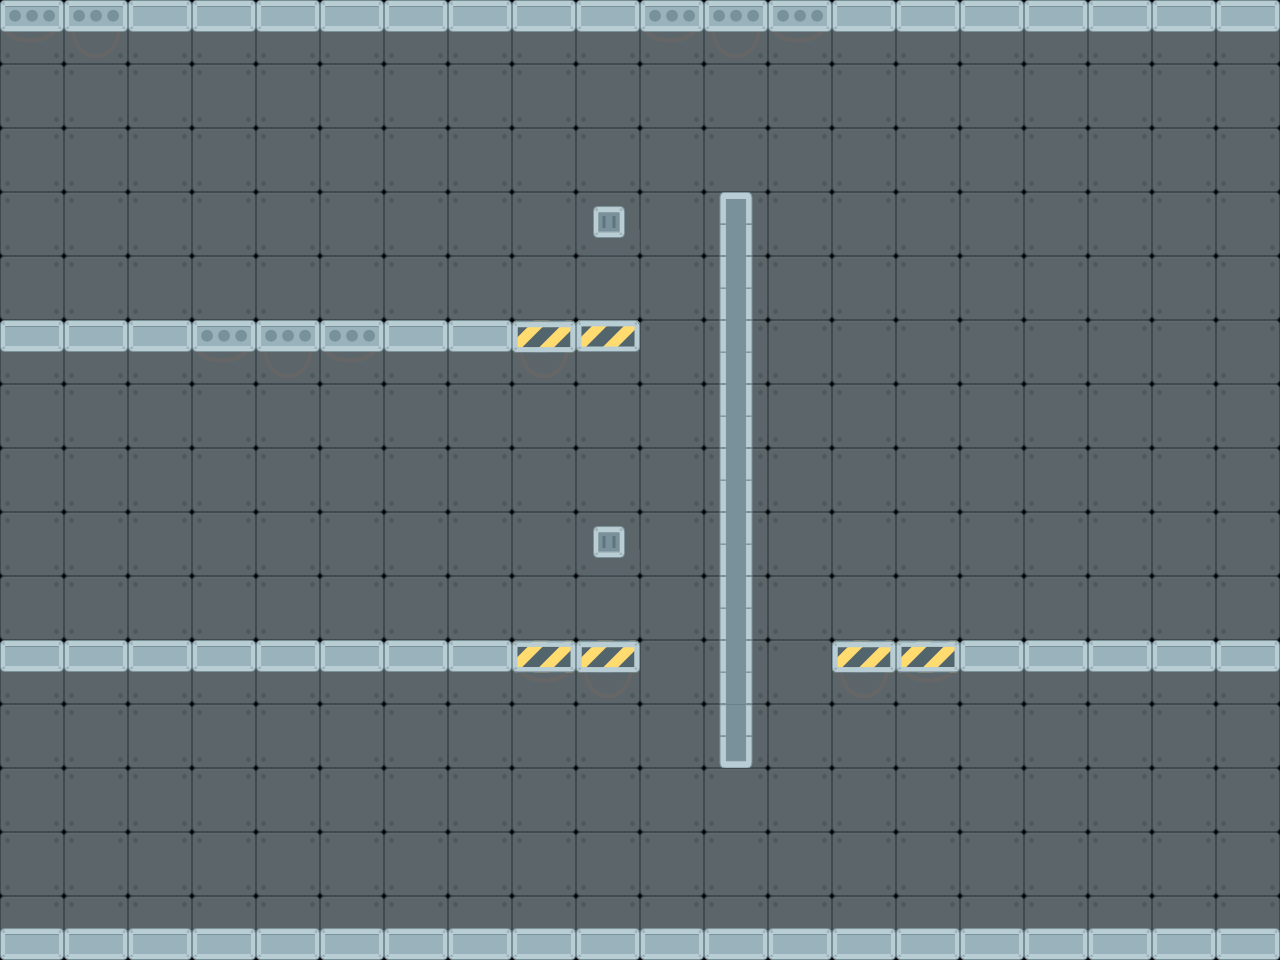

A 2D game scene composited from a Tiled map and its tileset images. What follows is a short description and the map's XML, with each tile layer's data collapsed to a summary:
An orthogonal 20x15 tile map with 64x64 px tiles, 5 tile layers (background, background2, floor, env, ...) and 20 objects.

<map version="1.0" orientation="orthogonal" renderorder="right-down" width="20" height="15" tilewidth="64" tileheight="64" nextobjectid="28">
 <tileset firstgid="1" name="tiles" tilewidth="64" tileheight="64">
  <image source="../tiles.png" width="1024" height="256" />
 </tileset>
 <layer name="background" width="20" height="15" opacity="0.5">
  <data>[300 cells, 300 non-empty, 1 distinct tile ids]</data>
 </layer>
 <layer name="background2" width="20" height="15">
  <data>[300 cells, 0 non-empty, 0 distinct tile ids]</data>
 </layer>
 <layer name="floor" width="20" height="15">
  <data>[300 cells, 66 non-empty, 6 distinct tile ids]</data>
 </layer>
 <objectgroup name="obstacles">
  <object id="1" x="0" y="932" width="1280" height="32" />
  <object id="2" x="0" y="320" width="638" height="32" />
  <object id="11" x="834" y="640" width="444" height="32" />
  <object id="12" x="0" y="640" width="638" height="32" />
 </objectgroup>
 <objectgroup name="fans">
  <object id="5" x="256" y="126" width="64" height="64" />
  <object id="7" x="446" y="128" width="64" height="64" />
  <object id="18" x="894" y="446" width="64" height="64" />
  <object id="19" x="1084" y="448" width="64" height="64" />
 </objectgroup>
 <objectgroup name="player" visible="0">
  <object id="4" x="126" y="126" width="64" height="64" />
 </objectgroup>
 <layer name="env" width="20" height="15">
  <data>[300 cells, 2 non-empty, 1 distinct tile ids]</data>
 </layer>
 <objectgroup name="triggers">
  <object id="9" x="532" y="130" width="156" height="186">
   <properties>
    <property name="elevatorId" value="e1" />
    <property name="type" value="elevator" />
   </properties>
  </object>
  <object id="17" x="534" y="452" width="156" height="186">
   <properties>
    <property name="elevatorId" value="e1" />
    <property name="type" value="elevator" />
   </properties>
  </object>
 </objectgroup>
 <layer name="e1" width="20" height="15">
  <data>[300 cells, 10 non-empty, 4 distinct tile ids]</data>
 </layer>
 <objectgroup name="elevators">
  <object id="14" x="674" y="641" width="128" height="48">
   <properties>
    <property name="direction" value="0,1" />
    <property name="id" value="e1" />
    <property name="maxDistance" value="3.2" />
   </properties>
  </object>
 </objectgroup>
 <objectgroup name="boxes" />
 <objectgroup name="lights">
  <object id="20" x="-176" y="-66" width="500" height="500">
   <properties>
    <property name="alpha" value="0.4" />
    <property name="color" value="0xff4DD0E1" />
   </properties>
   <ellipse />
  </object>
  <object id="21" x="170" y="-80" width="500" height="500">
   <properties>
    <property name="alpha" value="0.4" />
    <property name="color" value="0xff4DD0E1" />
   </properties>
   <ellipse />
  </object>
  <object id="22" x="532" y="-78" width="500" height="500">
   <properties>
    <property name="alpha" value="0.4" />
    <property name="color" value="0xff4DD0E1" />
   </properties>
   <ellipse />
  </object>
  <object id="23" x="1008" y="264" width="500" height="500">
   <properties>
    <property name="alpha" value="0.4" />
    <property name="color" value="0xff4DD0E1" />
   </properties>
   <ellipse />
  </object>
  <object id="24" x="664" y="286" width="500" height="500">
   <properties>
    <property name="alpha" value="0.4" />
    <property name="color" value="0xff4DD0E1" />
   </properties>
   <ellipse />
  </object>
  <object id="25" x="324" y="282" width="500" height="500">
   <properties>
    <property name="alpha" value="0.4" />
    <property name="color" value="0xff4DD0E1" />
   </properties>
   <ellipse />
  </object>
  <object id="26" x="20" y="292" width="500" height="500">
   <properties>
    <property name="alpha" value="0.4" />
    <property name="color" value="0xff4DD0E1" />
   </properties>
   <ellipse />
  </object>
  <object id="27" x="-342" y="300" width="500" height="500">
   <properties>
    <property name="alpha" value="0.4" />
    <property name="color" value="0xff4DD0E1" />
   </properties>
   <ellipse />
  </object>
 </objectgroup>
</map>
